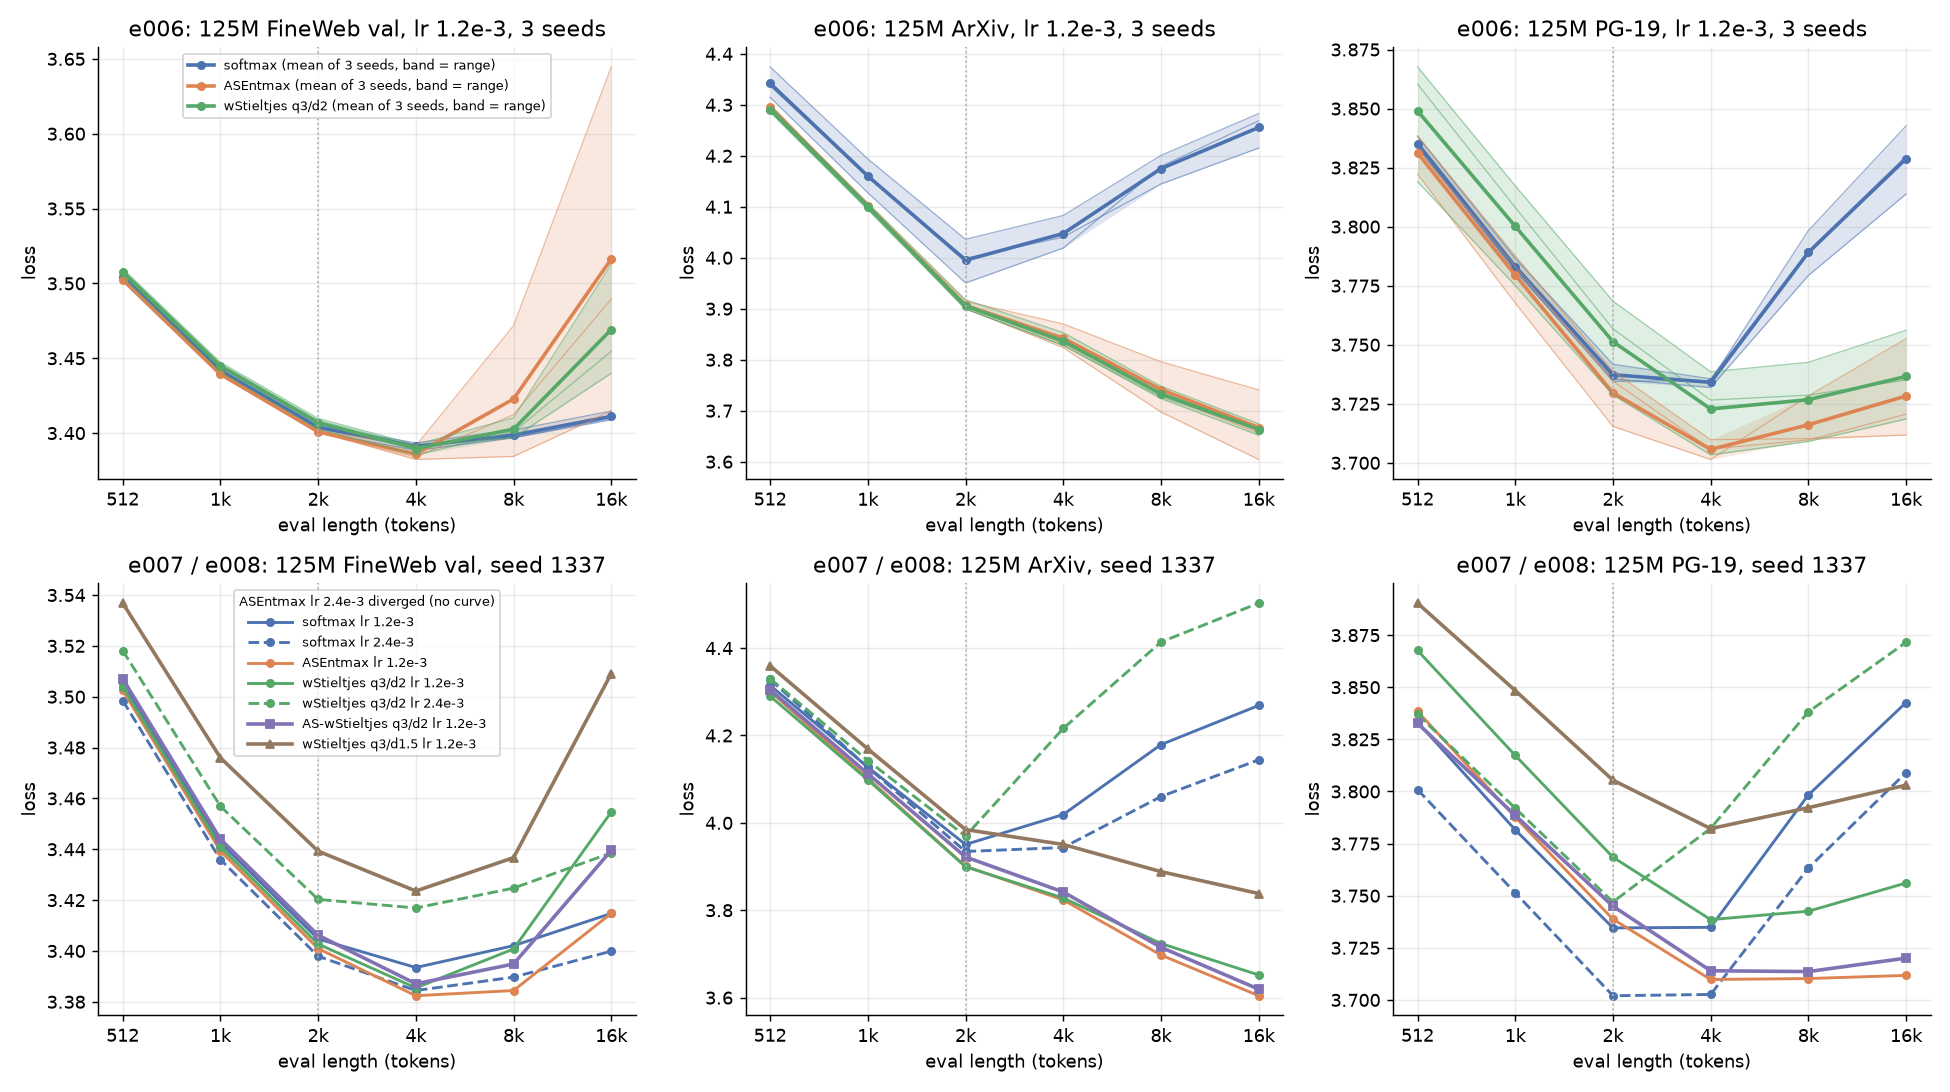

The Python source for this figure:
"""e006-e008: 125M loss vs eval length on fineweb25B without replay (125m_fw25_rng). Reads local results/lm1012.
Top row (e006): 3 seeds {1337, 1, 2} at lr 1.2e-3, mean line + min-max band, thin lines = single seeds.
Bottom row (e007, e008): seed 1337 only; lr 2.4e-3 (dashed) and the two Stieltjes variants vs the lr 1.2e-3 rows."""
import json, os, sys
import numpy as np
import matplotlib; matplotlib.use("Agg")
import matplotlib.pyplot as plt

ROOT = os.path.join(os.path.dirname(__file__), "../../../../results/lm1012/125m_fw25_rng")
SETS = [("lengths_16k", "FineWeb val"), ("arxiv", "ArXiv"), ("pg19", "PG-19")]
TICKS = [512, 1024, 2048, 4096, 8192, 16384]
C = {"softmax_xs": "#4c72b0", "asentmax_zi_xs": "#dd8452", "wstieltjes_q3_d2_xs": "#55a868",
     "aswstieltjes_q3_d2_zi_xs": "#8172b3", "wstieltjes_q3_d1.5_xs": "#937860"}
NAME = {"softmax_xs": "softmax", "asentmax_zi_xs": "ASEntmax", "wstieltjes_q3_d2_xs": "wStieltjes q3/d2",
        "aswstieltjes_q3_d2_zi_xs": "AS-wStieltjes q3/d2", "wstieltjes_q3_d1.5_xs": "wStieltjes q3/d1.5"}


def curve(row, sub, name):
    L = json.load(open(f"{ROOT}/{row}/{sub}/{name}.json"))["lengths"]
    xs = sorted(L, key=int)
    return np.array([int(x) for x in xs]), np.array([L[x]["val_loss"] for x in xs])


fig, ax = plt.subplots(2, 3, figsize=(15, 8.4))
for a, (name, title) in zip(ax[0], SETS):
    for row in ["softmax_xs", "asentmax_zi_xs", "wstieltjes_q3_d2_xs"]:
        ys = []
        for sub in ["lr1.2e-3", "lr1.2e-3_s1", "lr1.2e-3_s2"]:
            x, y = curve(row, sub, name); ys.append(y)
            a.plot(x, y, color=C[row], lw=0.7, alpha=0.55)
        ys = np.array(ys)
        a.fill_between(x, ys.min(0), ys.max(0), color=C[row], alpha=0.18, lw=0)
        a.plot(x, ys.mean(0), color=C[row], lw=2, marker="o", ms=4, label=f"{NAME[row]} (mean of 3 seeds, band = range)")
    a.set_title(f"e006: 125M {title}, lr 1.2e-3, 3 seeds")
for a, (name, title) in zip(ax[1], SETS):
    for row, sub, ls, mk, lw in [
        ("softmax_xs", "lr1.2e-3", "-", "o", 1.6), ("softmax_xs", "lr2.4e-3", "--", "o", 1.6),
        ("asentmax_zi_xs", "lr1.2e-3", "-", "o", 1.6),
        ("wstieltjes_q3_d2_xs", "lr1.2e-3", "-", "o", 1.6), ("wstieltjes_q3_d2_xs", "lr2.4e-3", "--", "o", 1.6),
        ("aswstieltjes_q3_d2_zi_xs", "lr1.2e-3", "-", "s", 2), ("wstieltjes_q3_d1.5_xs", "lr1.2e-3", "-", "^", 2),
    ]:
        x, y = curve(row, sub, name)
        a.plot(x, y, color=C[row], ls=ls, marker=mk, ms=4, lw=lw, label=f"{NAME[row]} lr {sub[2:]}")
    a.set_title(f"e007 / e008: 125M {title}, seed 1337")
for a in ax.ravel():
    a.axvline(2048, color="0.7", lw=1, ls=":")
    a.set(xscale="log", xlabel="eval length (tokens)", ylabel="loss")
    a.set_xticks(TICKS); a.set_xticklabels(["512", "1k", "2k", "4k", "8k", "16k"]); a.minorticks_off()
    a.grid(alpha=0.25)
    for s in ("top", "right"):
        a.spines[s].set_visible(False)
ax[0, 0].legend(fontsize=7, loc="upper center"); ax[1, 0].legend(fontsize=7, handlelength=3.5, loc="upper center", title="ASEntmax lr 2.4e-3 diverged (no curve)", title_fontsize=7)
fig.tight_layout()
out = sys.argv[1] if len(sys.argv) > 1 else os.path.join(os.path.dirname(__file__), "e006_e008_lengths.png")
fig.savefig(out, dpi=130); print("wrote", out)
